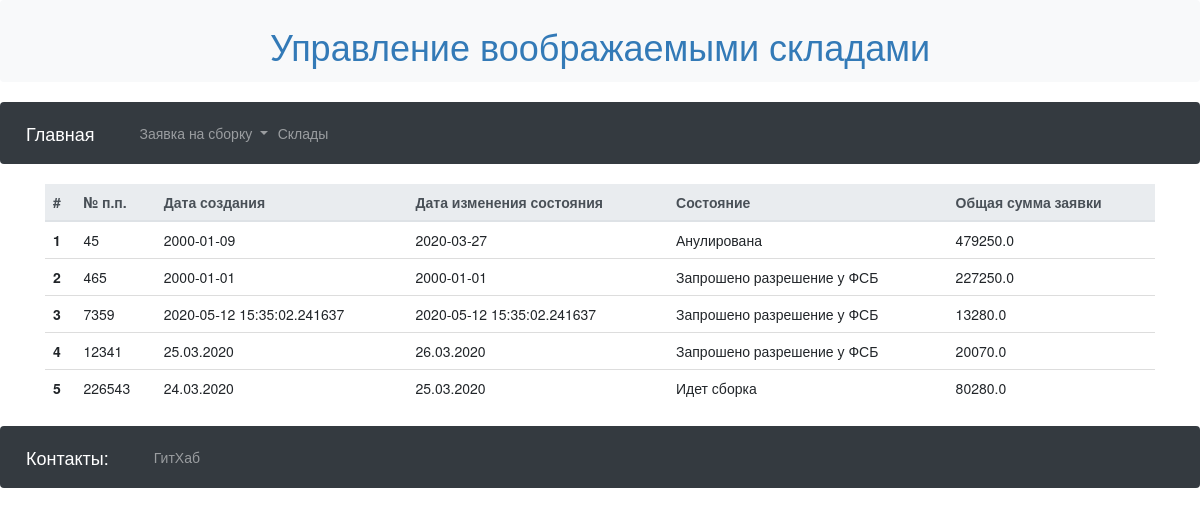
The app's page /all_order with its own data.
### data/Orders.py (models this page shows)
class Orders(SqlAlchemyBase):
    __tablename__ = 'Orders'
    id = sqlalchemy.Column(sqlalchemy.Integer,
                           primary_key=True, autoincrement=True)
    createDate = sqlalchemy.Column(sqlalchemy.String(255), nullable=True)
    closeDate = sqlalchemy.Column(sqlalchemy.String(255), nullable=True)
    costumer = sqlalchemy.Column(sqlalchemy.String(255), nullable=True)
    dron_lst = sqlalchemy.Column(sqlalchemy.Text, nullable=True)
    state = sqlalchemy.Column(sqlalchemy.String(255), nullable=True)

### main.py (the view)
@app.route('/all_order')
def all_order_func():
    param = {}
    param['title'] = 'Все заявки на сборку'
    param['orders'] = [list(map(str, i)) for i in show_orders_db()]
    print(param['orders'])
    param['len_orders'] = len(param['orders'])
    return render_template('all_order.html', **param)

### data/db_session.py (called while the page is built)
def create_session() -> Session:
    global __factory
    return __factory()

### main.py (called while the page is built)
def show_orders_db():
    session = db_session.create_session()
    orders = session.query(Orders).all()
    data = []
    for i in orders:
        summ = 0
        drones = [x.split(':') for x in i.dron_lst.split('\n')]
        for dron in drones:
            try:
                model_dron = session.query(Drons).filter(Drons.name.like("%" + dron[0] + "%")).first()
            except:
                continue
            summ += int(dron[1]) * float(model_dron.cost.replace(',', '.').
                                         replace('o', '0').
                                         replace('O', '0').
                                         replace('о', '0'))
        data.append([i.id, i.createDate, i.closeDate, i.state, summ])
    return data

### templates/all_order.html
{% extends "base.html" %}
{% block content %}
<table class="table">
    <thead class="thead-light bg-light">
    <tr>
        <th>#</th>
        <th>№ п.п.</th>
        <th>Дата создания</th>
        <th>Дата изменения состояния</th>
        <th>Состояние</th>
        <th>Общая сумма заявки</th>
    </tr>
    </thead>
    <tbody>
    {% for i in range(len_orders) %}
        <tr>
            <th scope="row">{{i + 1}}</th>
            {% for j in orders[i] %}
                <td>{{j}}</td>
            {% endfor %}
        </tr>
    {% endfor %}
    </tbody>
</table>
{% endblock %}

### templates/base.html (shortened to what this page needs)
<!doctype html>
<html lang="en">
<head>
    <link rel="stylesheet"
          href="https://stackpath.bootstrapcdn.com/bootstrap/4.4.1/css/bootstrap.min.css"
>
    <link href=" https://maxcdn.bootstrapcdn.com/bootstrap/3.3.7/css/bootstrap.min.css " rel="stylesheet "/>
</head>
<body>
<header>
    <nav class="navbar navbar-light bg-light">
        <h1><a href="/">Управление воображаемыми складами</a></h1>
    </nav>
    <nav class="navbar navbar-expand-lg navbar-dark bg-dark">
        <a class="navbar-brand" href="/">Главная</a>
        <div class="collapse navbar-collapse" id="navbarSupportedContent">
            <ul class="navbar-nav mr-auto">
                <li class="nav-item dropdown">
                    <a class="nav-link dropdown-toggle" href="#" id="navbarDropdown" role="button"
                       data-toggle="dropdown" aria-haspopup="true" aria-expanded="false">
                        Заявка на сборку
                    </a>
                </li>
                <li class="nav-item">
                    <a class="nav-link" href="/storages">Склады</a>
                </li>
            </ul>
        </div>
    </nav>
</header>
<main role="main" class="container">
    {% block content %}{% endblock %}
</main>
<footer>
    <nav class="navbar navbar-expand-lg navbar-dark bg-dark">
        <a class="navbar-brand" href="/">Контакты:</a>
        <div class="collapse navbar-collapse" id="navbarSupportedContent">
            <ul class="navbar-nav mr-auto">
                <li class="nav-item">
                    <a class="nav-link" target="_blank" href="https://github.com/MinusOne-1">ГитХаб</a>
                </li>
            </ul>
        </div>
    </nav>
</footer>
</body>
</html>

### records on screen
Orders: createDate "2000-01-09", closeDate "2020-03-27", state "Анулирована"
Orders: createDate "2000-01-01", closeDate "2000-01-01", state "Запрошено разрешение у ФСБ"
Orders: createDate "2020-05-12 15:35:02.241637", closeDate "2020-05-12 15:35:02.241637", state "Запрошено разрешение у ФСБ"
Orders: createDate "25.03.2020", closeDate "26.03.2020", state "Запрошено разрешение у ФСБ"
Orders: createDate "24.03.2020", closeDate "25.03.2020", state "Идет сборка"

### other values on screen
{{ i + 1 }} "1" "2" "3" "4" "5"
{{ j }} "45" "479250.0" "465" "227250.0" "7359" "13280.0" "12341" "20070.0" "226543" "80280.0"
